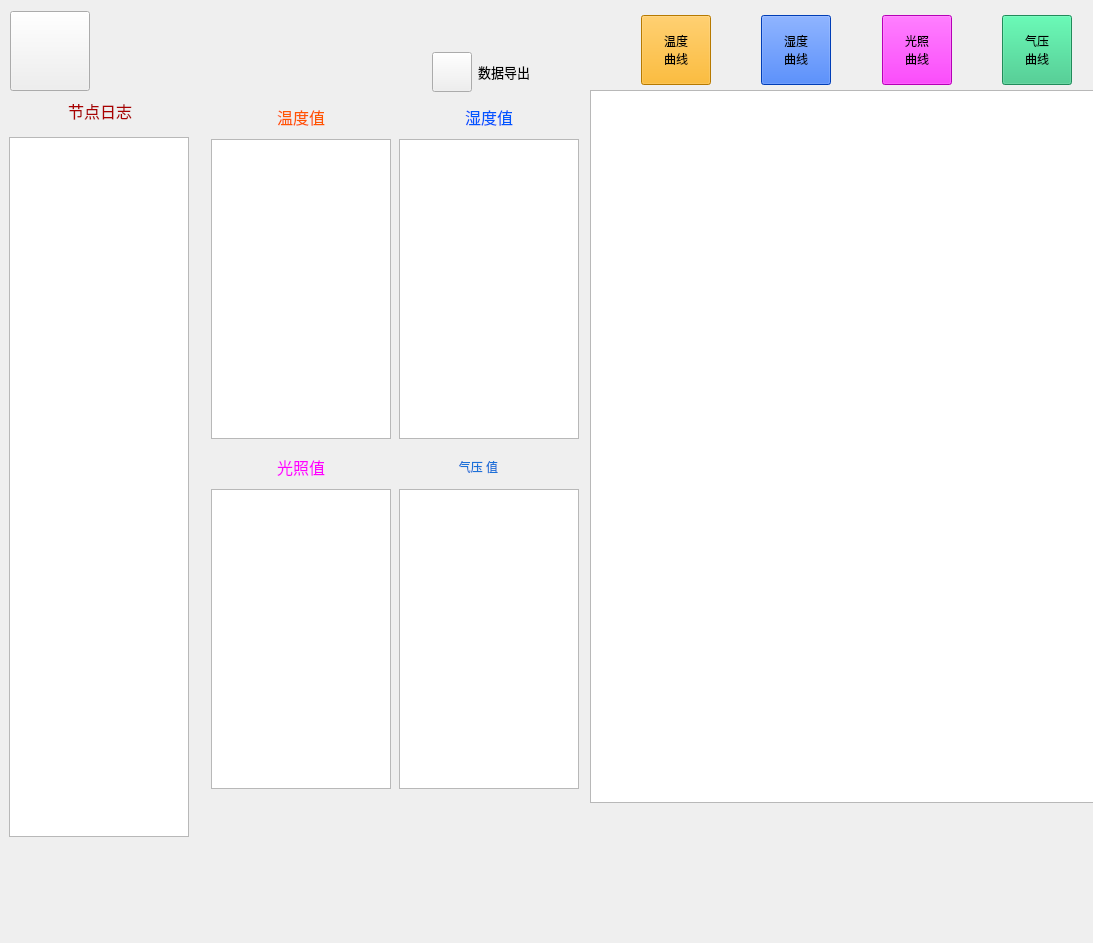
<?xml version="1.0" encoding="UTF-8"?>
<ui version="4.0">
 <class>Node3</class>
 <widget class="QWidget" name="Node3">
  <property name="geometry">
   <rect>
    <x>0</x>
    <y>0</y>
    <width>1093</width>
    <height>943</height>
   </rect>
  </property>
  <property name="windowTitle">
   <string>Form</string>
  </property>
  <widget class="QWidget" name="widget_2" native="true">
   <property name="geometry">
    <rect>
     <x>9</x>
     <y>71</y>
     <width>600</width>
     <height>800</height>
    </rect>
   </property>
   <property name="minimumSize">
    <size>
     <width>600</width>
     <height>800</height>
    </size>
   </property>
   <property name="maximumSize">
    <size>
     <width>600</width>
     <height>800</height>
    </size>
   </property>
   <widget class="QWidget" name="layoutWidget">
    <property name="geometry">
     <rect>
      <x>0</x>
      <y>20</y>
      <width>182</width>
      <height>751</height>
     </rect>
    </property>
    <layout class="QVBoxLayout" name="verticalLayout_4">
     <item>
      <widget class="QLabel" name="label">
       <property name="minimumSize">
        <size>
         <width>0</width>
         <height>30</height>
        </size>
       </property>
       <property name="maximumSize">
        <size>
         <width>16777215</width>
         <height>30</height>
        </size>
       </property>
       <property name="text">
        <string>&lt;html&gt;&lt;head/&gt;&lt;body&gt;&lt;p align=&quot;center&quot;&gt;&lt;span style=&quot; font-size:12pt; color:#aa0000;&quot;&gt;节点日志&lt;/span&gt;&lt;/p&gt;&lt;/body&gt;&lt;/html&gt;</string>
       </property>
       <property name="alignment">
        <set>Qt::AlignCenter</set>
       </property>
      </widget>
     </item>
     <item>
      <widget class="QTextEdit" name="textEdit_log">
       <property name="minimumSize">
        <size>
         <width>180</width>
         <height>700</height>
        </size>
       </property>
       <property name="maximumSize">
        <size>
         <width>180</width>
         <height>700</height>
        </size>
       </property>
       <property name="readOnly">
        <bool>true</bool>
       </property>
      </widget>
     </item>
    </layout>
   </widget>
   <widget class="QWidget" name="layoutWidget">
    <property name="geometry">
     <rect>
      <x>200</x>
      <y>30</y>
      <width>372</width>
      <height>340</height>
     </rect>
    </property>
    <layout class="QHBoxLayout" name="horizontalLayout_4">
     <item>
      <layout class="QVBoxLayout" name="verticalLayout">
       <item>
        <widget class="QLabel" name="label_2">
         <property name="minimumSize">
          <size>
           <width>0</width>
           <height>30</height>
          </size>
         </property>
         <property name="maximumSize">
          <size>
           <width>16777215</width>
           <height>30</height>
          </size>
         </property>
         <property name="text">
          <string>&lt;html&gt;&lt;head/&gt;&lt;body&gt;&lt;p align=&quot;center&quot;&gt;&lt;span style=&quot; font-size:12pt; color:#ff5500;&quot;&gt;温度值&lt;/span&gt;&lt;/p&gt;&lt;/body&gt;&lt;/html&gt;</string>
         </property>
         <property name="alignment">
          <set>Qt::AlignCenter</set>
         </property>
        </widget>
       </item>
       <item>
        <widget class="QTextEdit" name="textEdit_temp">
         <property name="minimumSize">
          <size>
           <width>180</width>
           <height>300</height>
          </size>
         </property>
         <property name="maximumSize">
          <size>
           <width>180</width>
           <height>300</height>
          </size>
         </property>
         <property name="readOnly">
          <bool>true</bool>
         </property>
        </widget>
       </item>
      </layout>
     </item>
     <item>
      <layout class="QVBoxLayout" name="verticalLayout_3">
       <item>
        <widget class="QLabel" name="label_3">
         <property name="minimumSize">
          <size>
           <width>0</width>
           <height>30</height>
          </size>
         </property>
         <property name="maximumSize">
          <size>
           <width>16777215</width>
           <height>30</height>
          </size>
         </property>
         <property name="text">
          <string>&lt;html&gt;&lt;head/&gt;&lt;body&gt;&lt;p align=&quot;center&quot;&gt;&lt;span style=&quot; font-size:12pt; color:#0055ff;&quot;&gt;湿度值&lt;/span&gt;&lt;/p&gt;&lt;/body&gt;&lt;/html&gt;</string>
         </property>
         <property name="alignment">
          <set>Qt::AlignCenter</set>
         </property>
        </widget>
       </item>
       <item>
        <widget class="QTextEdit" name="textEdit_humi">
         <property name="minimumSize">
          <size>
           <width>180</width>
           <height>300</height>
          </size>
         </property>
         <property name="maximumSize">
          <size>
           <width>180</width>
           <height>300</height>
          </size>
         </property>
         <property name="readOnly">
          <bool>true</bool>
         </property>
        </widget>
       </item>
      </layout>
     </item>
    </layout>
   </widget>
   <widget class="QWidget" name="layoutWidget">
    <property name="geometry">
     <rect>
      <x>200</x>
      <y>380</y>
      <width>372</width>
      <height>340</height>
     </rect>
    </property>
    <layout class="QHBoxLayout" name="horizontalLayout_5">
     <item>
      <layout class="QVBoxLayout" name="verticalLayout_2">
       <item>
        <widget class="QLabel" name="label_4">
         <property name="minimumSize">
          <size>
           <width>0</width>
           <height>30</height>
          </size>
         </property>
         <property name="maximumSize">
          <size>
           <width>16777215</width>
           <height>30</height>
          </size>
         </property>
         <property name="text">
          <string>&lt;html&gt;&lt;head/&gt;&lt;body&gt;&lt;p align=&quot;center&quot;&gt;&lt;span style=&quot; font-size:12pt; color:#ff00ff;&quot;&gt;光照值&lt;/span&gt;&lt;/p&gt;&lt;/body&gt;&lt;/html&gt;</string>
         </property>
         <property name="alignment">
          <set>Qt::AlignCenter</set>
         </property>
        </widget>
       </item>
       <item>
        <widget class="QTextEdit" name="textEdit_light">
         <property name="minimumSize">
          <size>
           <width>180</width>
           <height>300</height>
          </size>
         </property>
         <property name="maximumSize">
          <size>
           <width>180</width>
           <height>300</height>
          </size>
         </property>
         <property name="readOnly">
          <bool>true</bool>
         </property>
        </widget>
       </item>
      </layout>
     </item>
     <item>
      <layout class="QVBoxLayout" name="verticalLayout_6">
       <item>
        <widget class="QLabel" name="label_8">
         <property name="minimumSize">
          <size>
           <width>0</width>
           <height>30</height>
          </size>
         </property>
         <property name="maximumSize">
          <size>
           <width>16777215</width>
           <height>30</height>
          </size>
         </property>
         <property name="styleSheet">
          <string notr="true">color: rgb(28, 113, 216);</string>
         </property>
         <property name="text">
          <string>                  气压 值</string>
         </property>
        </widget>
       </item>
       <item>
        <widget class="QTextEdit" name="textEdit_powder">
         <property name="minimumSize">
          <size>
           <width>180</width>
           <height>300</height>
          </size>
         </property>
         <property name="maximumSize">
          <size>
           <width>180</width>
           <height>300</height>
          </size>
         </property>
        </widget>
       </item>
      </layout>
     </item>
    </layout>
   </widget>
  </widget>
  <widget class="QWidget" name="widget" native="true">
   <property name="geometry">
    <rect>
     <x>616</x>
     <y>10</y>
     <width>467</width>
     <height>80</height>
    </rect>
   </property>
   <property name="minimumSize">
    <size>
     <width>0</width>
     <height>80</height>
    </size>
   </property>
   <property name="maximumSize">
    <size>
     <width>16777215</width>
     <height>80</height>
    </size>
   </property>
   <widget class="QWidget" name="layoutWidget">
    <property name="geometry">
     <rect>
      <x>-20</x>
      <y>0</y>
      <width>521</width>
      <height>81</height>
     </rect>
    </property>
    <layout class="QHBoxLayout" name="horizontalLayout_3">
     <item>
      <spacer name="horizontalSpacer_5">
       <property name="orientation">
        <enum>Qt::Horizontal</enum>
       </property>
       <property name="sizeHint" stdset="0">
        <size>
         <width>18</width>
         <height>13</height>
        </size>
       </property>
      </spacer>
     </item>
     <item>
      <widget class="QPushButton" name="pushButton_temp">
       <property name="minimumSize">
        <size>
         <width>70</width>
         <height>70</height>
        </size>
       </property>
       <property name="maximumSize">
        <size>
         <width>70</width>
         <height>70</height>
        </size>
       </property>
       <property name="styleSheet">
        <string notr="true">background-color: rgb(255, 170, 0);</string>
       </property>
       <property name="text">
        <string>温度
曲线</string>
       </property>
      </widget>
     </item>
     <item>
      <spacer name="horizontalSpacer_6">
       <property name="orientation">
        <enum>Qt::Horizontal</enum>
       </property>
       <property name="sizeHint" stdset="0">
        <size>
         <width>20</width>
         <height>20</height>
        </size>
       </property>
      </spacer>
     </item>
     <item>
      <widget class="QPushButton" name="pushButton_humi">
       <property name="minimumSize">
        <size>
         <width>70</width>
         <height>70</height>
        </size>
       </property>
       <property name="maximumSize">
        <size>
         <width>70</width>
         <height>70</height>
        </size>
       </property>
       <property name="styleSheet">
        <string notr="true">background-color: rgb(0, 85, 255);</string>
       </property>
       <property name="text">
        <string>湿度
曲线</string>
       </property>
      </widget>
     </item>
     <item>
      <spacer name="horizontalSpacer_7">
       <property name="orientation">
        <enum>Qt::Horizontal</enum>
       </property>
       <property name="sizeHint" stdset="0">
        <size>
         <width>18</width>
         <height>20</height>
        </size>
       </property>
      </spacer>
     </item>
     <item>
      <widget class="QPushButton" name="pushButton_light">
       <property name="minimumSize">
        <size>
         <width>70</width>
         <height>70</height>
        </size>
       </property>
       <property name="maximumSize">
        <size>
         <width>70</width>
         <height>70</height>
        </size>
       </property>
       <property name="styleSheet">
        <string notr="true">background-color: rgb(255, 0, 255);</string>
       </property>
       <property name="text">
        <string>光照
曲线</string>
       </property>
      </widget>
     </item>
     <item>
      <spacer name="horizontalSpacer_8">
       <property name="orientation">
        <enum>Qt::Horizontal</enum>
       </property>
       <property name="sizeHint" stdset="0">
        <size>
         <width>13</width>
         <height>20</height>
        </size>
       </property>
      </spacer>
     </item>
     <item>
      <widget class="QPushButton" name="pushButton_powder">
       <property name="minimumSize">
        <size>
         <width>70</width>
         <height>70</height>
        </size>
       </property>
       <property name="maximumSize">
        <size>
         <width>70</width>
         <height>70</height>
        </size>
       </property>
       <property name="styleSheet">
        <string notr="true">background-color: rgb(46, 194, 126);</string>
       </property>
       <property name="text">
        <string>气压
曲线</string>
       </property>
      </widget>
     </item>
     <item>
      <spacer name="horizontalSpacer_10">
       <property name="orientation">
        <enum>Qt::Horizontal</enum>
       </property>
       <property name="sizeHint" stdset="0">
        <size>
         <width>28</width>
         <height>20</height>
        </size>
       </property>
      </spacer>
     </item>
    </layout>
   </widget>
  </widget>
  <widget class="QChartView" name="graphicsView">
   <property name="geometry">
    <rect>
     <x>590</x>
     <y>90</y>
     <width>619</width>
     <height>713</height>
    </rect>
   </property>
   <property name="minimumSize">
    <size>
     <width>619</width>
     <height>713</height>
    </size>
   </property>
   <property name="maximumSize">
    <size>
     <width>619</width>
     <height>713</height>
    </size>
   </property>
  </widget>
  <widget class="QWidget" name="layoutWidget">
   <property name="geometry">
    <rect>
     <x>0</x>
     <y>0</y>
     <width>2</width>
     <height>2</height>
    </rect>
   </property>
   <layout class="QVBoxLayout" name="verticalLayout_7"/>
  </widget>
  <widget class="QWidget" name="layoutWidget">
   <property name="geometry">
    <rect>
     <x>10</x>
     <y>10</y>
     <width>571</width>
     <height>82</height>
    </rect>
   </property>
   <layout class="QHBoxLayout" name="horizontalLayout_2">
    <item>
     <widget class="QPushButton" name="pushButton_return">
      <property name="minimumSize">
       <size>
        <width>80</width>
        <height>80</height>
       </size>
      </property>
      <property name="maximumSize">
       <size>
        <width>80</width>
        <height>80</height>
       </size>
      </property>
      <property name="styleSheet">
       <string notr="true">border-image: url(:/pic/Return.png);</string>
      </property>
      <property name="text">
       <string/>
      </property>
     </widget>
    </item>
    <item>
     <spacer name="horizontalSpacer_4">
      <property name="orientation">
       <enum>Qt::Horizontal</enum>
      </property>
      <property name="sizeHint" stdset="0">
       <size>
        <width>18</width>
        <height>20</height>
       </size>
      </property>
     </spacer>
    </item>
    <item>
     <widget class="QLabel" name="label_5">
      <property name="minimumSize">
       <size>
        <width>80</width>
        <height>80</height>
       </size>
      </property>
      <property name="maximumSize">
       <size>
        <width>80</width>
        <height>80</height>
       </size>
      </property>
      <property name="styleSheet">
       <string notr="true">border-image: url(:/pic/NodeThrBlue.png);</string>
      </property>
      <property name="text">
       <string>&lt;html&gt;&lt;head/&gt;&lt;body&gt;&lt;p&gt;&lt;br/&gt;&lt;/p&gt;&lt;/body&gt;&lt;/html&gt;</string>
      </property>
      <property name="alignment">
       <set>Qt::AlignCenter</set>
      </property>
     </widget>
    </item>
    <item>
     <layout class="QVBoxLayout" name="verticalLayout_8"/>
    </item>
    <item>
     <spacer name="horizontalSpacer_3">
      <property name="orientation">
       <enum>Qt::Horizontal</enum>
      </property>
      <property name="sizeHint" stdset="0">
       <size>
        <width>18</width>
        <height>20</height>
       </size>
      </property>
     </spacer>
    </item>
    <item>
     <layout class="QVBoxLayout" name="verticalLayout_5">
      <item>
       <widget class="QLabel" name="label_time">
        <property name="minimumSize">
         <size>
          <width>200</width>
          <height>0</height>
         </size>
        </property>
        <property name="maximumSize">
         <size>
          <width>200</width>
          <height>16777215</height>
         </size>
        </property>
        <property name="text">
         <string/>
        </property>
        <property name="alignment">
         <set>Qt::AlignCenter</set>
        </property>
       </widget>
      </item>
      <item>
       <layout class="QHBoxLayout" name="horizontalLayout">
        <item>
         <spacer name="horizontalSpacer">
          <property name="orientation">
           <enum>Qt::Horizontal</enum>
          </property>
          <property name="sizeHint" stdset="0">
           <size>
            <width>40</width>
            <height>20</height>
           </size>
          </property>
         </spacer>
        </item>
        <item>
         <widget class="QPushButton" name="pushButton_data">
          <property name="minimumSize">
           <size>
            <width>40</width>
            <height>40</height>
           </size>
          </property>
          <property name="maximumSize">
           <size>
            <width>40</width>
            <height>40</height>
           </size>
          </property>
          <property name="styleSheet">
           <string notr="true">border-image: url(:/pic/Outputdata.png);</string>
          </property>
          <property name="text">
           <string/>
          </property>
         </widget>
        </item>
        <item>
         <widget class="QLabel" name="label_7">
          <property name="text">
           <string>&lt;html&gt;&lt;head/&gt;&lt;body&gt;&lt;p&gt;&lt;span style=&quot; font-size:10pt;&quot;&gt;数据导出&lt;/span&gt;&lt;/p&gt;&lt;/body&gt;&lt;/html&gt;</string>
          </property>
          <property name="alignment">
           <set>Qt::AlignCenter</set>
          </property>
         </widget>
        </item>
        <item>
         <spacer name="horizontalSpacer_2">
          <property name="orientation">
           <enum>Qt::Horizontal</enum>
          </property>
          <property name="sizeHint" stdset="0">
           <size>
            <width>18</width>
            <height>20</height>
           </size>
          </property>
         </spacer>
        </item>
       </layout>
      </item>
     </layout>
    </item>
   </layout>
  </widget>
  <widget class="QWidget" name="layoutWidget">
   <property name="geometry">
    <rect>
     <x>0</x>
     <y>0</y>
     <width>2</width>
     <height>2</height>
    </rect>
   </property>
   <layout class="QVBoxLayout" name="verticalLayout_9"/>
  </widget>
  <widget class="QWidget" name="layoutWidget">
   <property name="geometry">
    <rect>
     <x>0</x>
     <y>0</y>
     <width>2</width>
     <height>2</height>
    </rect>
   </property>
   <layout class="QVBoxLayout" name="verticalLayout_10"/>
  </widget>
 </widget>
 <customwidgets>
  <customwidget>
   <class>QChartView</class>
   <extends>QGraphicsView</extends>
   <header location="global">qchartview.h</header>
  </customwidget>
 </customwidgets>
 <resources/>
 <connections/>
</ui>
